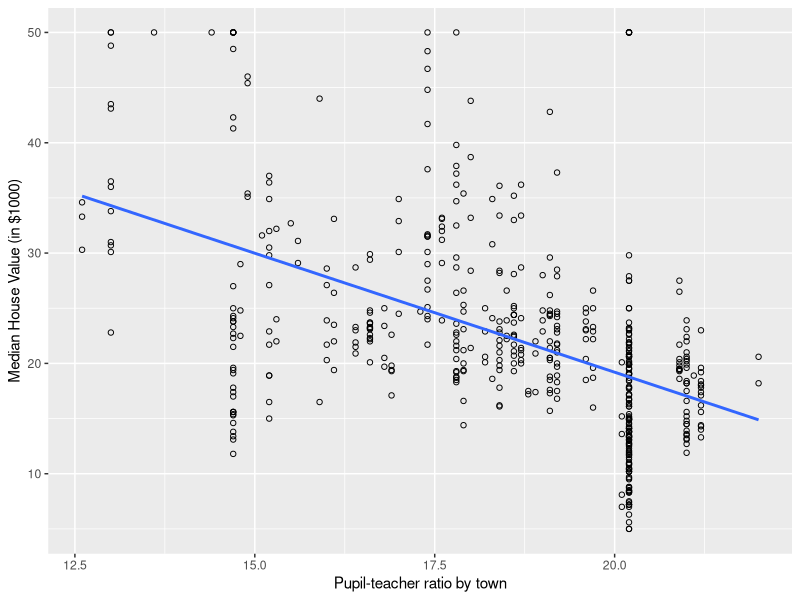

This chart was generated by the following R code: (Note: this script raises an error after producing the figure.)
## ---- chunk 1
knitr::opts_chunk$set(echo = TRUE)
## ---- chunk 2
# Remember to install packages if they are not already installed
library(corrplot)
library(MASS)
library(GGally)
library(ggplot2)
## ---- chunk 3
classify <- function(x) {
  if (abs(x) >= 0.7) { lev = "strongly"}
  else if (abs(x) >= 0.4 & abs(x) < 0.7) {lev = "moderately"}
  else lev = "poorly"
  
  if (x > 0) {s = "positively"}
  else s = "negatively"
  sprintf("The median value of owner-occupied house and pupil-teacher ratio by town is %s and %s correlated", lev, s)
}
## ---- chunk 4
ANOVARes <- function (x) {
  alpha = 0.05 #significance level = 5%
  if (x[[1]][["Pr(>F)"]][[1]] >= alpha) {
    print("The median house values and the pupil-teacher ratios are independent")
  }
  else 
    print("The median house values and the pupil-teacher ratios are NOT independent")
}
## ---- chunk 5
BosHousing <- Boston
BosHousing_num <- BosHousing[,!(names(BosHousing) %in% "chas")] #Remove the variable "chas" since it is a boolean-type variable
## ---- chunk 6
correlation = cor(BosHousing_num$medv, BosHousing_num$ptratio)
sprintf("The correlation coefficient is %f", correlation)
classify(correlation)
## ---- chunk 7
ggplot(data=BosHousing, aes(x=ptratio, y=medv))+
  geom_point(shape=1)+ 
  geom_smooth(method=lm, se=FALSE) +
               labs(y="Median House Value (in $1000)", x="Pupil-teacher ratio by town")
## ---- chunk 8
nr <- nrow(BosHousing_num) #calculate the number of rows
BosHousing_num <- BosHousing_num[order(BosHousing_num$ptratio),]# order the data frame by "ptratio"
ptratio_lv <- c(rep("low",round(nr/3,0)),rep("mid",round(nr/3,0)),rep("hi",round((nr/3-1),0)))
MedV.aov <- data.frame(BosHousing_num$ptratio,ptratio)
colnames(MedV.aov) <- c("MedV", "ptratio")
## ---- chunk 9
results <- aov(MedV~ptratio, data=MedV.aov)
summary(results)

ANOVARes(summary(results))
## ---- chunk 10
#exploratory analysis
corrplot(cor(BosHousing_num), type = "upper", is.corr = TRUE)
ggpairs(BosHousing_num)

#Whole dataset exploration


summary(BosHousing$ptratio)
summary(BosHousing$medv)

#Outliers

str(BosHousing) #All variables are integers or numeric

colSums(is.na(BosHousing)) #No missing values

# Applying Freedman/Diaconis rule p.120 ("Algorithm that chooses bin widths and locations automatically, based on the sample size and the spread of the data" 

#Write function for plots, save each in directoy

Bos_plots <- function(x,y) {
  hist(x, breaks = "FD", col = y) #Add chart title
  boxplot(x, col = "blue")
}


par(mfrow = c(1,2), lwd = 2)
dotchart(BosHousing$ptratio, lcolor = 0)
dotchart(sort(BosHousing$ptratio), lcolor = 0)

# Do males and females have similar variance in Head size?
boxplot(BosHousing$ptratio ~ BosHousing$medv)

with(BosHousing, hist(BosHousing$ptratio, breaks="FD", col="green"))
with(BosHousing, hist(BosHousing$medv, breaks="FD", col="blue"))
with(BosHousing, boxplot(BosHousing$medv, breaks="FD", col="blue"))

plot(BosHousing$medv, BosHousing$ptratio) #plot median house value against pupil-ratio

scatterplot(ptratio~medv, id.method="identify", data=BosHousing)

boxplot(BosHousing$ptratio)

boxplot(BosHousing$medv)

plot(BosHousing$medv)

#Chi-square

#Cramer's V

#Fisher's exact

